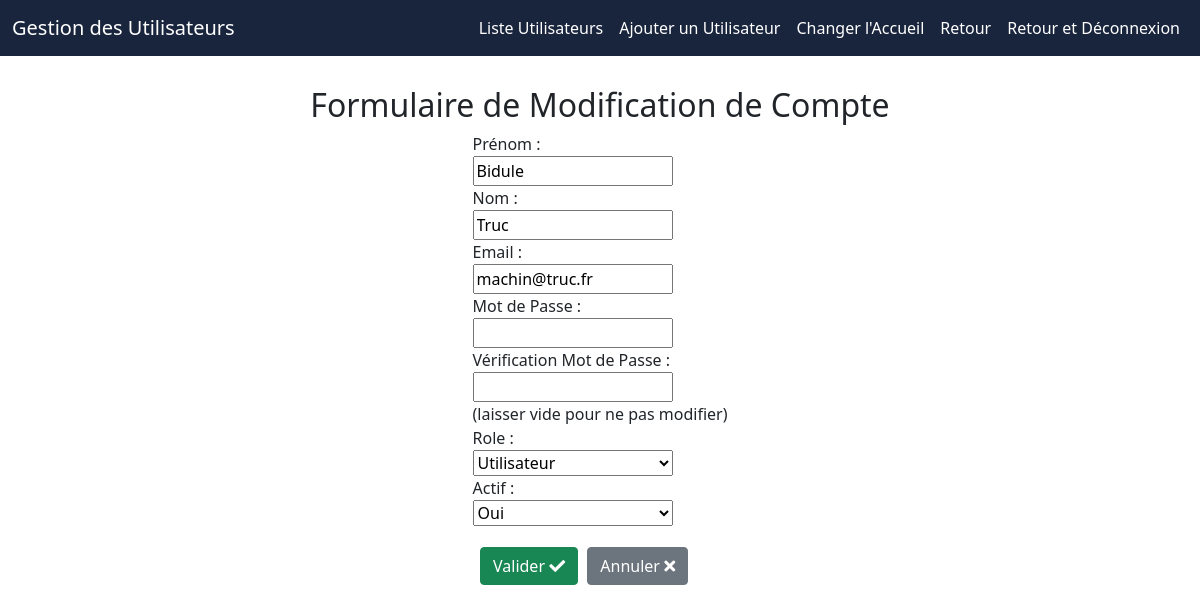
/cantine_backoffice/modifier.php?id=3 (signed in), run on the app's committed database.
### tables this page shows
CREATE TABLE `utilisateur` (
  `id_user` int(11) NOT NULL,
  `role_user` char(1) NOT NULL,
  `email_user` varchar(180) NOT NULL,
  `password_user` varchar(255) NOT NULL,
  `nom_user` varchar(255) NOT NULL,
  `prenom_user` varchar(255) NOT NULL,
  `active_user` tinyint(1) NOT NULL
);

### cantine_backoffice/modifier.php (the view, shortened to what this page needs)
<?php
    if(!empty($_GET['id']))
    {
        $id = checkInput($_GET['id']);
    }
    $role = $nom = $prenom = $email = $mdp = $mdpVerif = $erreur = $actif = "";
    if(!empty($_POST)){
        $role = checkInput($_POST['role']);
        $email = checkInput($_POST['email']);
        $actif = checkInput($_POST['actif']);
        $nom = checkInput($_POST['nom']);
        $prenom = checkInput($_POST['prenom']);
        if(!empty($_POST['mdp']) || !empty($_POST['mdpVerif'])){
            $mdp = checkInput($_POST['mdp']);
            $mdpVerif = checkInput($_POST['mdpVerif']);
            $mdpChangé = true;
        }
        else{
            $mdpChangé = false;
        }
        $isSuccess = true;
        if ((empty($role)) || (empty($nom)) || (empty($prenom)) || (empty($email))){
            $erreur = "Seul le champ Mot de Passe peut être laissé vide";
            $isSuccess = false;
        }
        $pdo = connexion();
        $statement = $pdo->prepare("SELECT email_user from utilisateur WHERE id_user = ?");
        $statement->execute(array($id));
        $utilisateur = $statement->fetch();
        $oldEmail = $utilisateur['email_user'];
        if ($email != $oldEmail){
            $statement = $pdo->prepare("SELECT * from utilisateur WHERE email_user = ?");
            $statement->execute(array($email));
            $rep = $statement ->fetchColumn();
            if ($rep>0){
                $erreur = "Email déjà utilisé";
                $isSuccess = false;
            }
        }
        $pdo = deconnexion();
        if(!filter_var($email, FILTER_VALIDATE_EMAIL)) {
            $erreur = "L'email est invalide";
            $isSuccess = false;
        }
        if ($mdpChangé){
            if ($mdp != $mdpVerif){
                $erreur = "Les Mots de Passes ne correspondent pas";
                $isSuccess = false;
            }
            else{
                if(strlen($mdp) >=8){
                    if (preg_match("/[\W]/", $mdp)){
                        if (preg_match("/[0-9]/", $mdp)){
                            $mdp = password_hash($_POST['mdp'], PASSWORD_ARGON2I);
                        }
                        else{
                            $isSuccess = false;
                            $erreur = "Mot de passe non conforme (1 chiffre minimum)";
                        }
                    }else {
                        $isSuccess = false;
                        $erreur = "Mot de passe non conforme (1 caractère spécial minimum)";
                    }
                }else{
                    $isSuccess = false;
                    $erreur = "Mot de passe trop court (8 caractères minimum)";
                }
            }
        }
        if($isSuccess&&$mdpChangé) {
            $pdo = connexion();
            $statement = $pdo->prepare("UPDATE utilisateur set role_user = ?, email_user = ?, password_user = ?, nom_user = ?, prenom_user = ?, active_user = ? WHERE id_user = ?") or die();
            $statement->execute(array($role, $email, $mdp, $nom, $prenom, $actif, $id));
            $pdo = deconnexion();
            header("Location: ../cantine_backoffice/index.php");
        }
        elseif($isSuccess) {
            $pdo = connexion();
            $statement = $pdo->prepare("UPDATE utilisateur set role_user = ?, email_user = ?, nom_user = ?, prenom_user = ?, active_user = ? WHERE id_user = ?") or die();
            $statement->execute(array($role, $email, $nom, $prenom, $actif, $id));
            $pdo = deconnexion();
            header("Location: ../cantine_backoffice/index.php");
        }
    }
    else {
        $pdo = connexion();
        $statement = $pdo->prepare("SELECT * from utilisateur WHERE id_user = ?");
        $statement->execute(array($id));
        $utilisateur = $statement->fetch();
        $role = $utilisateur['role_user'];
        $email = $utilisateur['email_user'];
        $nom = $utilisateur['nom_user'];
        $prenom = $utilisateur['prenom_user'];
        $actif = $utilisateur['active_user'];
    }
    function checkInput($data)
    {
        $data = trim($data);
        $data = stripslashes($data);
        $data = htmlspecialchars($data);
        return $data;
    }
?>
<!DOCTYPE html>
<html lang="fr">
    <head>
        <link href="https://cdn.jsdelivr.net/npm/bootstrap@5.1.3/dist/css/bootstrap.min.css" rel="stylesheet">
        <link rel="stylesheet" href="https://use.fontawesome.com/releases/v5.3.1/css/all.css">
        <link rel="stylesheet" href="../css/backoffice.css">
    </head>
    <body>
        <?php require "menu.php" ?>
        <div class="container-fluid">
            <section id="creationProjet">
                <h2>Formulaire de Modification de Compte</h2>
                    <form class="form" action="modifier.php?id=<?php echo $id ?>" method="post" enctype="multipart/form-data">
                        <div class="formulaire">
                            <ul>
                                <li>
                                    <label for="prenom"> Prénom : </label>
                                    <input type="text" name="prenom" maxlength="50" placeholder="Prénom" value="<?php echo $prenom?>"/>
                                </li>
                                <li>
                                    <label for="nom"> Nom : </label>
                                    <input type="text" name="nom" maxlength="50" placeholder="Nom" value="<?php echo $nom?>"/>
                                </li>
                                <li>
                                    <label for="email"> Email : </label>
                                    <input type="text" name="email" maxlength="50" placeholder="Email" value="<?php echo $email?>"/>
                                </li>
                                <li>
                                    <label for="mdp"> Mot de Passe : </label>
                                    <input type="password" name="mdp" maxlength="50"/>
                                </li>
                                <li>
                                    <label for="mdpVerif"> Vérification Mot de Passe : </label>
                                    <input type="password" name="mdpVerif" maxlength="50"/>
                                    <span>(laisser vide pour ne pas modifier)</span>
                                </li>
                                <li>
                                    <label for="role"> Role : </label>
                                    <select name="role">
                                        <?php if ($role == "A"){
                                            echo '<option value="a"> Administrateur </option>';
                                            echo '<option value="u"> Utilisateur </option>';
                                        }
                                        else{
                                            echo '<option value="u"> Utilisateur </option>';
                                        }
                                        ?>
                                    </select>
                                </li>
                                <li>
                                    <label for="actif"> Actif : </label>
                                    <select name="actif">
                                        <?php if ($actif == "0"){
                                            echo '<option value="0"> Non </option>';
                                            echo '<option value="1"> Oui </option>';
                                        }
                                        else{
                                            echo '<option value="1"> Oui </option>';
                                        }
                                        ?>
                                    </select>
                                </li>
                            </ul>
                        </div>
                    <div class="buttons">
                        <button type="submit" class="btn btn-success ajout"name="submit"> <span>Valider <i class="fas fa-check"></i></span></button>
                        <a class="btn btn-secondary" href="../cantine_backoffice/index.php">Annuler <i class="fas fa-times"></i></a>
                    </div>
                </form>
            </section>
        </div>
    </body>
</html>

### css/backoffice.css (style rules this page uses)
a { text-decoration: none; color: black; }
h2 { text-align: center; }
ul, ol { list-style: none; padding-left: 0px; }
body { margin: 0; }
h2 { margin-top: 30px; }
.formulaire ul li { display: flex; flex-direction: column; }
.formulaire ul li input { max-width: 200px; }
.formulaire ul li select { max-width: 200px; }
.buttons { min-width: 240px; }
.buttons a { margin: 5px; }
form { display: flex; flex-direction: column; align-items: center; }

### data on the page
utilisateur: prenom "Bidule", nom "Truc", email "machin@truc.fr", role "Utilisateur", actif "Oui"
